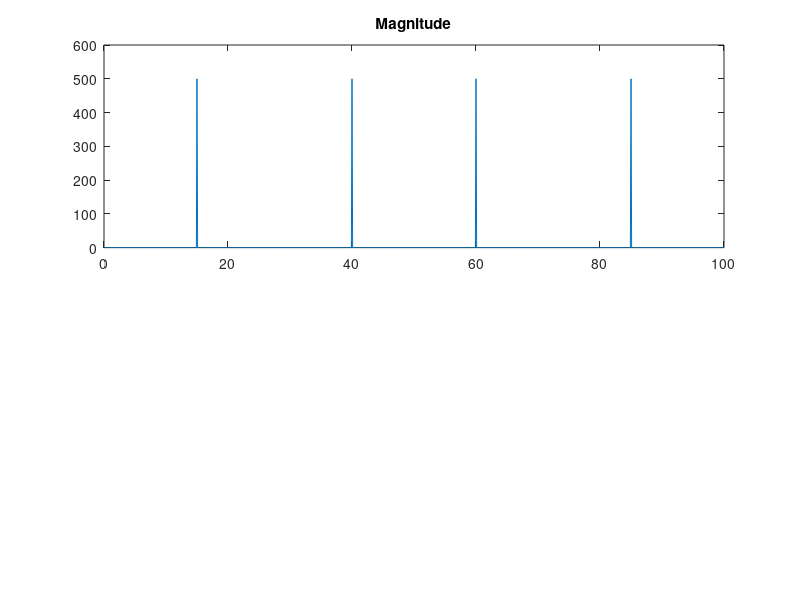

Recreate this plot in MATLAB. (Note: this script raises an error after producing the figure.)
t = 0:1/100:10-1/100;                     % Time vector
x = sin(2*pi*15*t) + sin(2*pi*40*t);      % Signal

y = fft(x);                               % Compute DFT of x
m = abs(y);                               % Magnitude
y(m<1e-6) = 0;
p = unwrap(angle(y));                     % Phase


f = (0:length(y)-1)*100/length(y);        % Frequency vector

subplot(2,1,1)
plot(f,m)
title('Magnitude')
ax = gca;
ax.XTick = [15 40 60 85];

subplot(2,1,2)
plot(f,p*180/pi)
title('Phase')
ax = gca;
ax.XTick = [15 40 60 85];

